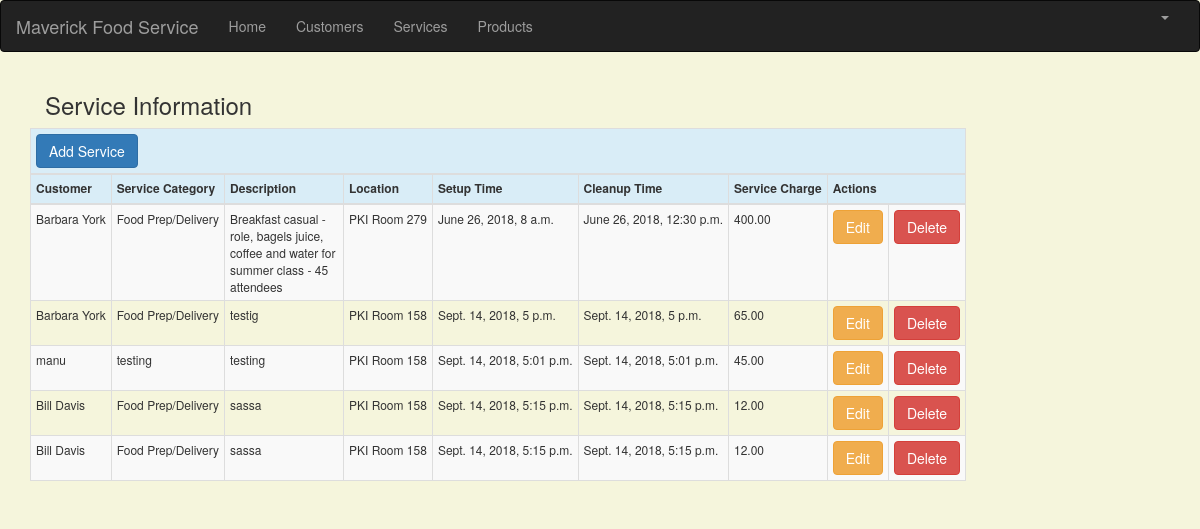
The page /service_list (signed in) on the database as committed earlier.
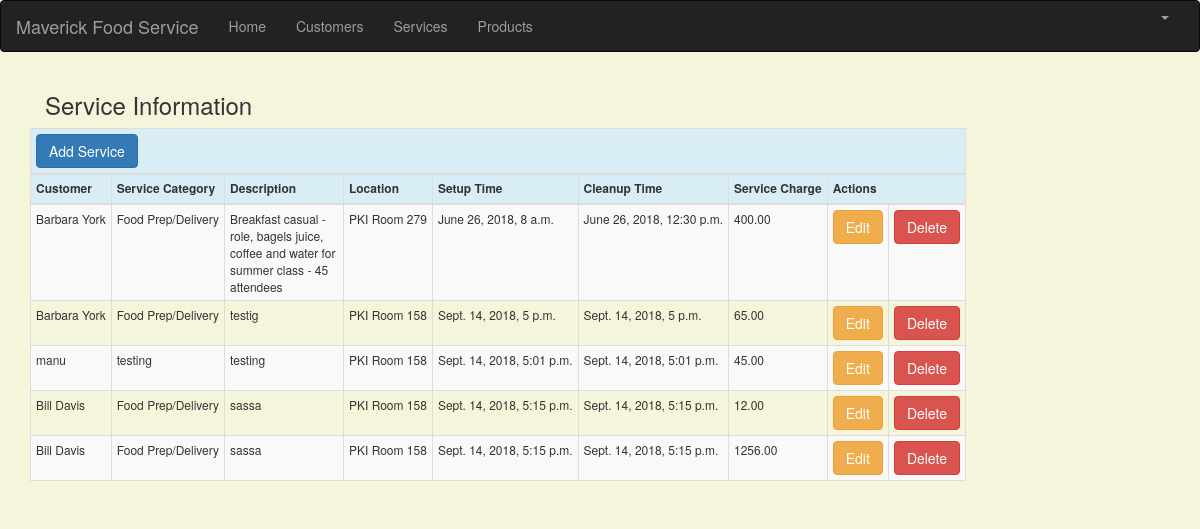
The same page on the database as committed later.
### crm/models.py (models this page shows, shortened)
class Service(models.Model):
    cust_name = models.ForeignKey(Customer, on_delete=models.CASCADE, related_name='services')
    service_category = models.CharField(max_length=100)
    description = models.TextField()
    location = models.CharField(max_length=200)
    setup_time = models.DateTimeField(
        default=timezone.now)
    cleanup_time = models.DateTimeField(
        default=timezone.now)
    service_charge = models.DecimalField(max_digits=10, decimal_places=2)
    created_date = models.DateTimeField(
        default=timezone.now)
    updated_date = models.DateTimeField(auto_now_add=True)

class Customer(models.Model):
    cust_name = models.CharField(max_length=50)
    organization = models.CharField(max_length=100, blank=True)
    role = models.CharField(max_length=100)
    email = models.EmailField(max_length=100)
    bldgroom = models.CharField(max_length=100)
    address = models.CharField(max_length=200)
    account_number = models.IntegerField(blank=False, null=False)
    city = models.CharField(max_length=50)
    state = models.CharField(max_length=50)
    zipcode = models.CharField(max_length=10)
    phone_number = models.CharField(max_length=50)
    created_date = models.DateTimeField(
        default=timezone.now)
    updated_date = models.DateTimeField(auto_now_add=True)
    def __str__(self):
        return str(self.cust_name)

### crm/views.py (the view)
# urls.py: path('service_list', views.service_list, name='service_list'),
@login_required
def service_list(request):
    services = Service.objects.filter(created_date__lte=timezone.now())
    return render(request, 'crm/service_list.html', {'services': services})

### crm/templates/crm/service_list.html (shortened to what this page needs)
{% extends 'crm/base.html' %}
{% block content %}
    <html>
    <head>
        <link rel="stylesheet" href="https://maxcdn.bootstrapcdn.com/bootstrap/3.3.4/css/bootstrap.min.css">
    </head>
    <body>
<div class="container">
   <div class="row">
        <h3 style="padding-left: 15Px"><span class="pull-center">Service Information</span></h3>
           <table class="table table-striped table-bordered table-hover table-condensed table-responsive" >
               <thead>
            <tr class="bg-info">
                <th colspan="10" class="col text-left"><a href="{% url 'crm:service_new' %}" class="row"><span
            class="btn btn-primary">Add Service</span></a></th>
            </tr>
            <tr class="bg-info">
                <th nowrap="true">Customer</th>
                <th nowrap="true">Service Category</th>
                <th>Description</th>
                <th nowrap="true">Location</th>
                <th nowrap="true">Setup Time</th>
                <th nowrap="true">Cleanup Time</th>
                <th nowrap="true">Service Charge</th>
                <th colspan="3">Actions</th>
            </tr>
            </thead>
            <tbody>
            {% for service in services %}
                <tr>
                    <td nowrap="true">{{ service.cust_name }}</td>
                     <td nowrap="true">{{ service.service_category }}</td>
                     <td>{{ service.description }}</td>
                    <td nowrap="true">{{ service.location }}</td>
                    <td nowrap="true">{{ service.setup_time }}</td>
                    <td nowrap="true">{{ service.cleanup_time }}</td>
                    <td nowrap="true">{{ service.service_charge }}</td>
                     <td><a href="{% url 'crm:service_edit' pk=service.pk %}"
                           class="btn btn-warning">Edit</a></td>
                    <td><a href="{% url 'crm:service_delete' pk=service.pk %}"
                           onclick="return confirm('Are you sure you want to delete?')"
                           class="btn btn-danger">Delete</a>
                    </td>
                </tr>
            {% endfor %}
            </tbody>
        </table>
    </div>
</div>
    </body>
    </html>
{% endblock %}

Rows that differ between the two databases and show on the page:
changed Service (number 5 of 5 on the later page): service_charge "12.00" → "1256.00"
